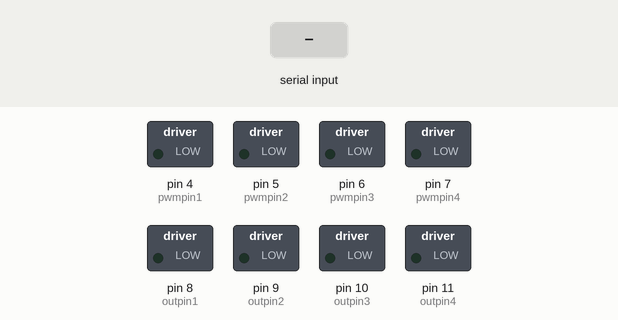
The sketch below on a simulated Arduino Uno, built with avr-gcc and run on an emulated ATmega328P. Shown: switched loads named in the sketch (green lamp = pin HIGH). Inputs (shaded band) come from the test bench.

Above: at 1.2 s.
1.3 s: "f" received over Serial
At 2.3 s:
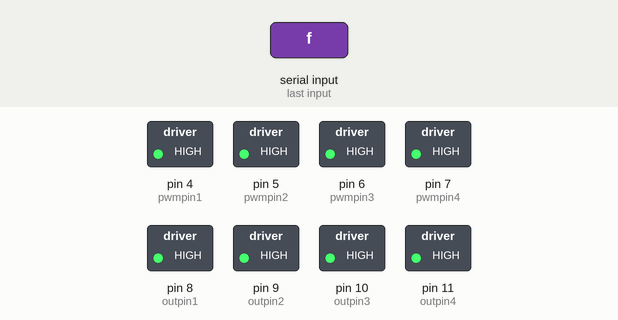
2.8 s: "b" received over Serial
At 3.4 s:
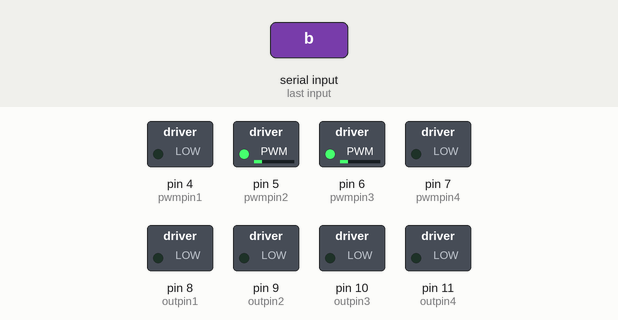
4.3 s: "l" received over Serial
At 4.6 s:
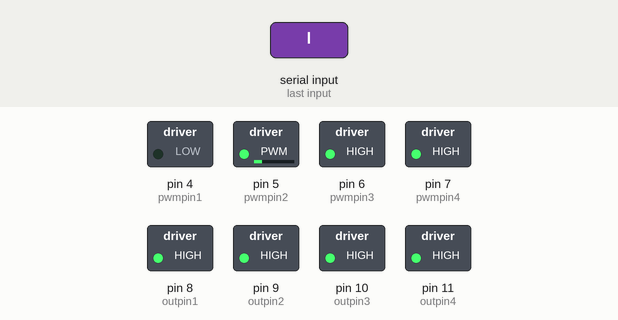
5.8 s: "r" received over Serial
At 6.9 s:
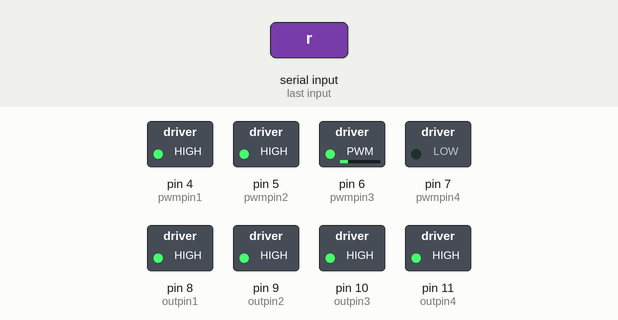
7.3 s: "f" received over Serial
At 8.1 s:
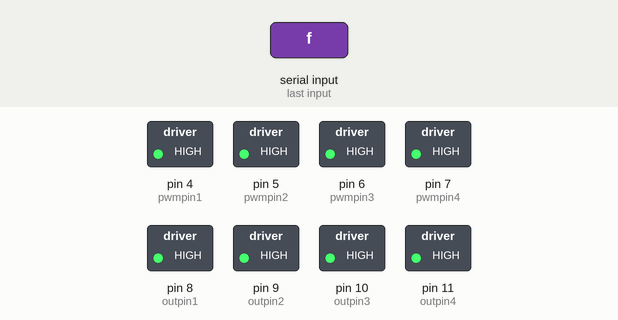
Timing chart, 0 to 9.8 s (numbered marks = the images above; inputs shaded):
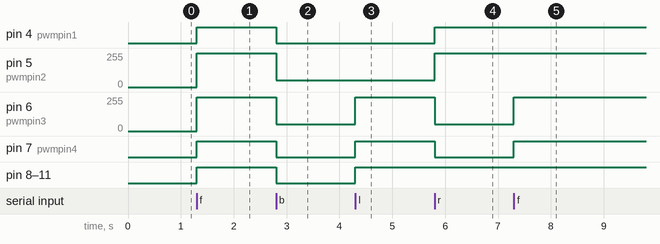

The sketch:

mdd10a_motor_driver.ino
```cpp
int pwmpin1 = 4;
int pwmpin2 = 5;
int pwmpin3 = 6;
int pwmpin4 = 7;
int outpin1 = 8;
int outpin2 = 9;
int outpin3 = 10;
int outpin4 = 11;
int n;
void setup() {
  // put your setup code here, to run once:
  pinMode(pwmpin1, OUTPUT);
  pinMode(pwmpin2, OUTPUT);
  pinMode(pwmpin3, OUTPUT);
  pinMode(pwmpin4, OUTPUT);
  pinMode(outpin1, OUTPUT);
  pinMode(outpin2, OUTPUT);
  pinMode(outpin3, OUTPUT);
  pinMode(outpin4, OUTPUT);
  Serial.begin(9600);
}

void loop() {
  // put your main code here, to run repeatedly:
  while (Serial.available())
  {
    n = (char)Serial.read();

    if (n == 'f')

    {
       analogWrite(pwmpin1,255);
       analogWrite(pwmpin2,255);
      analogWrite(pwmpin3,255);
      analogWrite(pwmpin4,255);
      digitalWrite(outpin1, HIGH);
      digitalWrite(outpin2, HIGH);
      digitalWrite(outpin3, HIGH);
      digitalWrite(outpin4, HIGH);
    }
    else if (n == 'b')
    {
      analogWrite(pwmpin1,50);
      analogWrite(pwmpin2,50);
      analogWrite(pwmpin3,50);
      analogWrite(pwmpin4,50);
      digitalWrite(outpin1, LOW);
      digitalWrite(outpin2, LOW);
      digitalWrite(outpin3,  LOW);
      digitalWrite(outpin4,  LOW);
    }
    else if (n == 'l')
    {
      analogWrite(pwmpin1,50);
      analogWrite(pwmpin2,50);
      analogWrite(pwmpin3,255);
      analogWrite(pwmpin4,255);
      digitalWrite(outpin1, HIGH );
      digitalWrite(outpin2,HIGH);
      digitalWrite(outpin3, HIGH);
      digitalWrite(outpin4, HIGH);
    }
    else if (n == 'r')
    {
     analogWrite(pwmpin1,255);
     analogWrite(pwmpin2,255);
     analogWrite(pwmpin3,50);
     analogWrite(pwmpin4,50);
      digitalWrite(outpin1, HIGH);
      digitalWrite(outpin2, HIGH);
      digitalWrite(outpin3, HIGH);
      digitalWrite(outpin4, HIGH);
    }

   }


  }
```

Measured:
- after the input at 1.3 s, pin 4 (pwmpin1), pin 7 (pwmpin4), pin 8 (outpin1), pin 9 (outpin2), pin 10 (outpin3), pin 11 (outpin4): LOW → HIGH at once; pin 5 (pwmpin2), pin 6 (pwmpin3): 0/255 → 255/255 at once
- after the input at 2.8 s, pin 4 (pwmpin1), pin 7 (pwmpin4), pin 8 (outpin1), pin 9 (outpin2), pin 10 (outpin3), pin 11 (outpin4): HIGH → LOW at once; pin 5 (pwmpin2), pin 6 (pwmpin3): 255/255 → 50/255 at once
- after the input at 4.3 s, pin 6 (pwmpin3): 50/255 → 255/255 at once; pin 7 (pwmpin4), pin 8 (outpin1), pin 9 (outpin2), pin 10 (outpin3), pin 11 (outpin4): LOW → HIGH at once
- after the input at 5.8 s, pin 4 (pwmpin1): LOW → HIGH at once; pin 5 (pwmpin2): 50/255 → 255/255 at once; pin 6 (pwmpin3): 255/255 → 50/255 at once; pin 7 (pwmpin4): HIGH → LOW at once
- after the input at 7.3 s, pin 6 (pwmpin3): 50/255 → 255/255 at once; pin 7 (pwmpin4): LOW → HIGH at once
